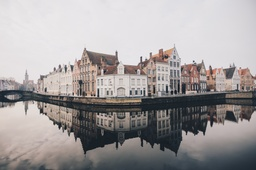
#> input picture city.jpg, 256 x 170 px, shrunk from 4928 x 3264 before the run
$ python app.py city.jpg
#> lines starting #> are read from the running program, lines starting #| are printed output that depends on the picture
import matplotlib.pyplot as plt
import sys
import numpy as np
import cv2
import math


def convolution1D(img, kernel, x, y):
    _y = y-1
    pixel = 0
    for i in range(0, 3):
        _x = x-1
        for j in range(0, 3):
            if(_x > -1 and _y > -1 and _x < img.shape[0] and _y < img.shape[1]):
                pix = img[_x, _y]
            else:
                pix = 0
            pixel += (float(kernel[i][j]) * pix)
            _x = _x+1
        _y = _y+1
    return pixel


def sobel_filter(img):

    kernel_x = np.array([[1, 0, -1], [2, 0, -2], [1, 0, -1]])
    kernel_y = np.array([[-1, -2, -1], [0, 0, 0], [1, 2, 1]])
    sobel = np.zeros(img.shape)
    for x in range(0, img.shape[0]):
        for y in range(0, img.shape[1]):
            pixel_x = convolution1D(img, kernel_x, x, y)
            pixel_y = convolution1D(img, kernel_y, x, y)
            val = math.sqrt((pixel_x*pixel_x) + (pixel_y*pixel_y))
            sobel[x, y] = val
    return sobel


def main(_file):
#> called with _file = 'city.jpg'
    pic = cv2.imread(_file, cv2.IMREAD_GRAYSCALE)
#> pic: shape (170, 256); min 16, max 243, mean 158.7
    img = np.matrix(pic)
    img = img/ 255.0
    edge = sobel_filter(img)
#> after the loop in sobel_filter, `for x in range(0, img.shape[0]):`:
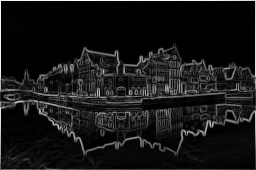
#> sobel: shape (170, 256) float64; min 0, max 3.69, mean 0.329; drawn with min black and max white
    plt.imshow(edge, cmap='gray')
    plt.title('Sobel ')
    plt.show()


if __name__ == "__main__":
    main(sys.argv[1])
